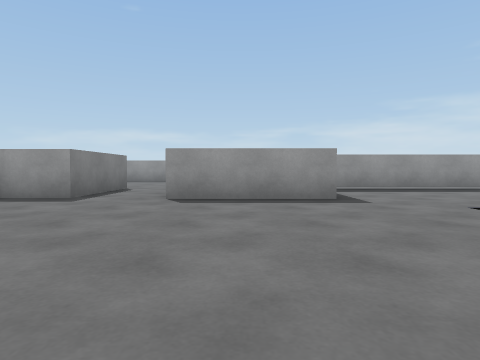
view 1 (above)

24 first-person views from a walk through a 3-D level made in the Unity game engine. The camera is 0.59 m above the floor, tilts 2° down and sees 75° across. The floor is counted in squares, 1 m on a side. Each view is taken from the middle of a square. On the plan, view 1 faces up. The plan holds only what a view shows up to about 9 squares ahead; the rest is blank. The place goes on beyond the plan. The player is left out.

view 2
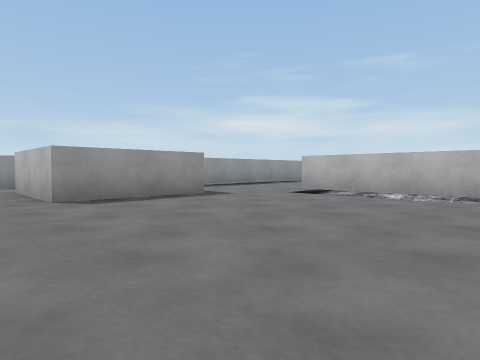

view 3
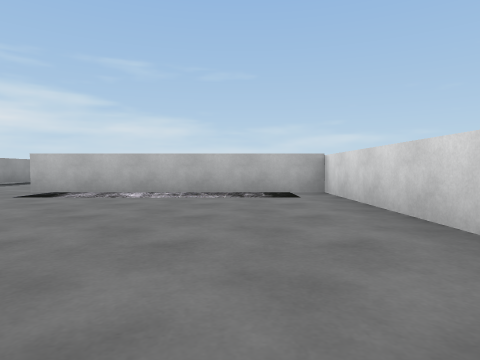

view 4
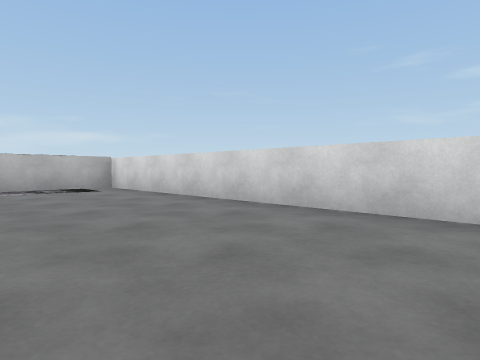

view 5
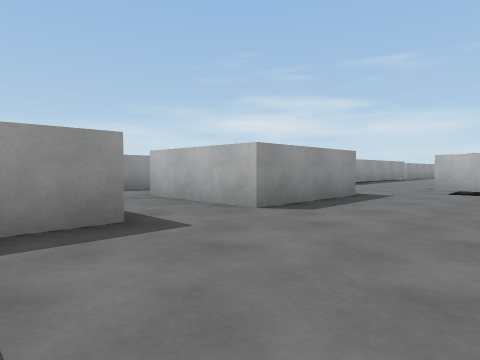

view 6
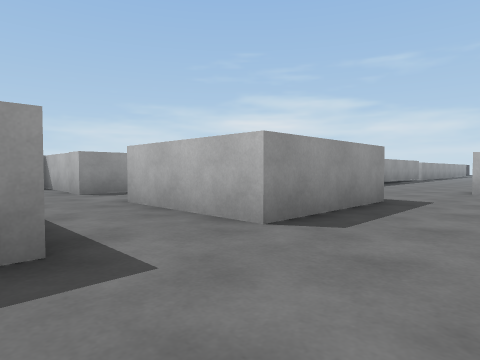

view 7
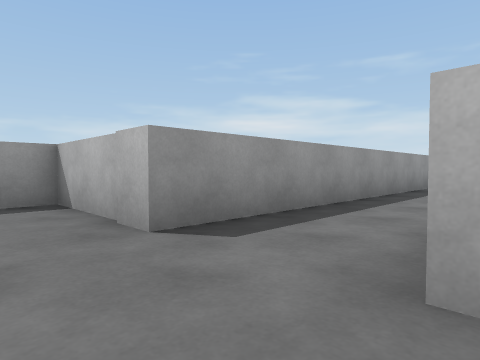

view 8
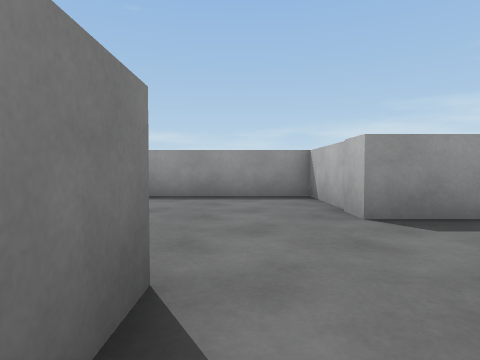

view 9
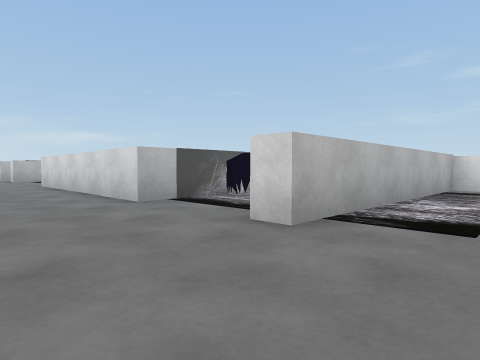

view 10
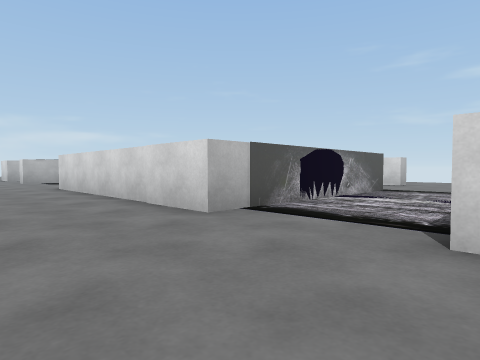

view 11
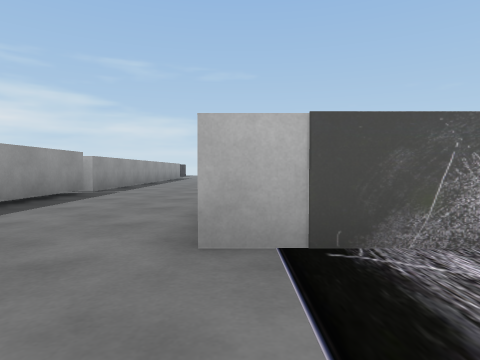

view 12
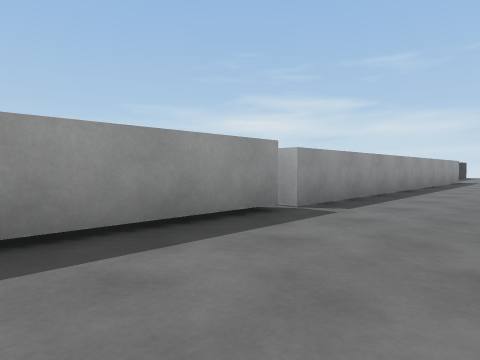

view 13
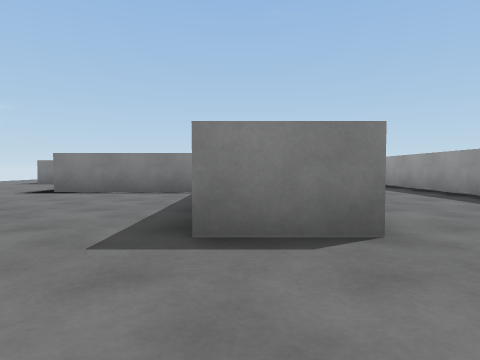

view 14
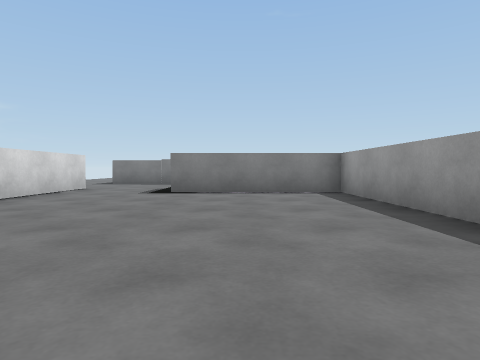

view 15
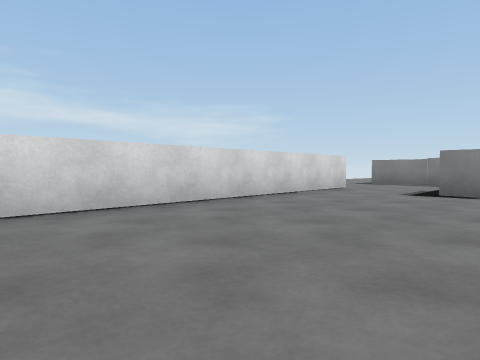

view 16
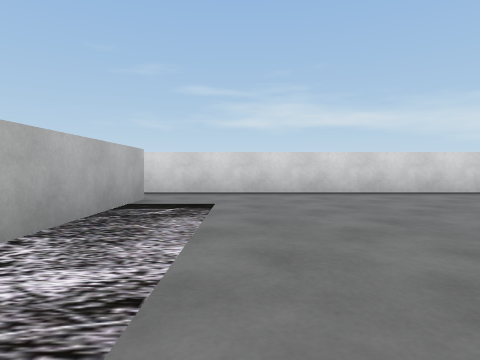

view 17
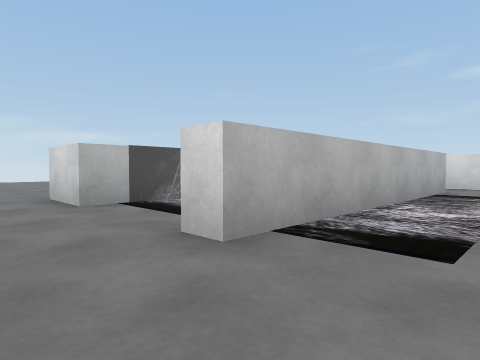

view 18
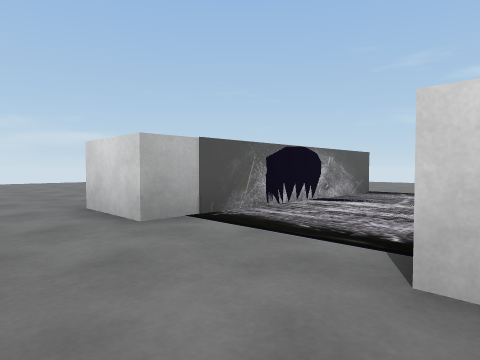

view 19
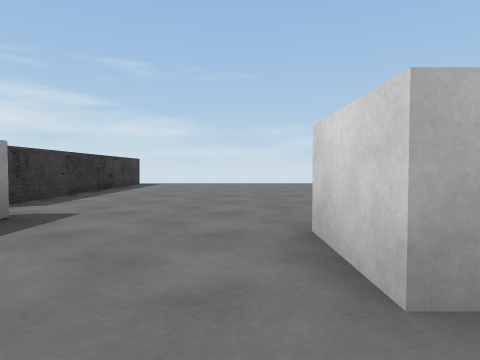

view 20
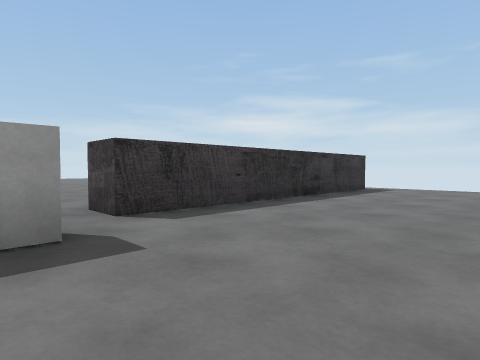

view 21
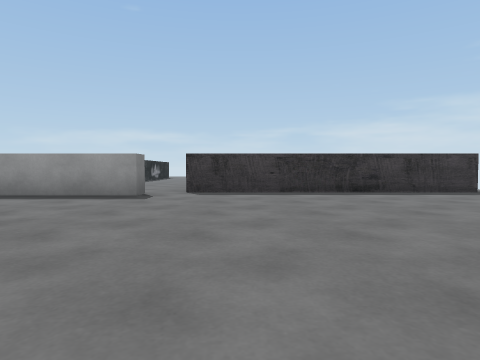

view 22
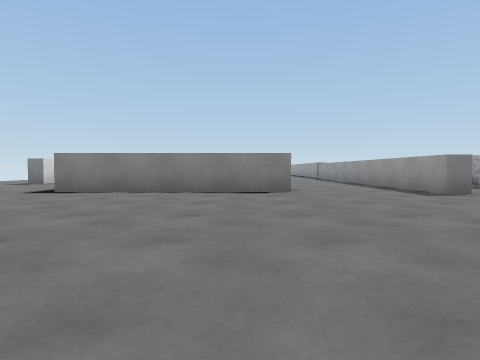

view 23
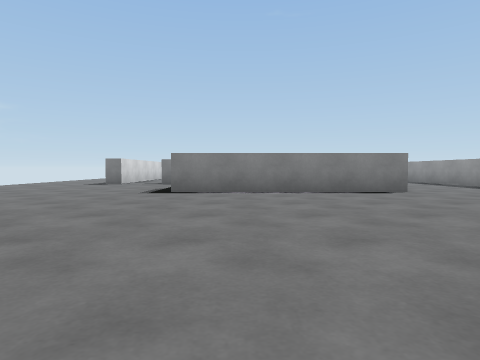

view 24
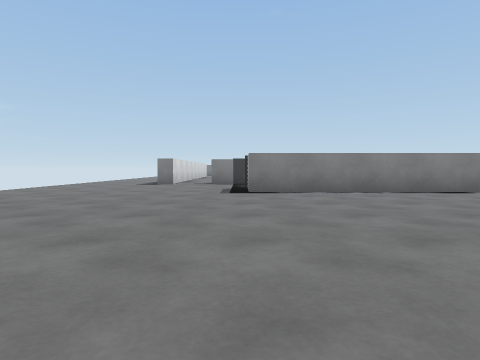

### Floor plan
Key: @ floor where view 1 was taken; # wall or solid block; x gap in a wall; . floor; O other object.
Columns run from 5 left of view 1 to 34 right of it. Each row starts with its distance up from view 1.
 15 #####
 14 ....#
 13  ...#                           .
 12  ...#########                   .
 11  ...........                   .O
 10  ........                     ..OOOOOOOO
  9  #..#   ###########x######  ###.........
  8  #..#   ................... ............
  7 ##..# ##................................
  6 ....###..............................
  5 ..........#...#######....#...##.......
  4 ..........#...#######....#...##........
  3 ..........#...##.........#...##.......
  2 ..........#...##.........#...##.......
  1 ..........#...##.........# ..##........
  0 .....@....# ..##.........# ..##.......
 -1 ..........# ..##.........# ..##........
 -2  ########## .............#  ..........
 -3               ............   ........
 -4               ############   .......
 -5                              .....
 -6                              ....
 -7                              ..

Positions as (right, up) in squares from view 1, and headings:
1: (0, 0), facing up
2: (-3, 0), facing up-right
3: (-3, 0), facing right
4: (-5, 2), facing down-right
5: (-5, 3), facing up-right
6: (-4, 4), facing up-right
7: (-3, 9), facing up-right
8: (-3, 8), facing up
9: (3, 8), facing down-right
10: (5, 8), facing down-right
11: (6, 5), facing right
12: (10, 6), facing up-right
13: (18, 4), facing left
14: (18, 1), facing left
15: (18, 1), facing down-left
16: (18, 4), facing down
17: (18, 7), facing down-right
18: (20, 7), facing down-right
19: (22, 6), facing right
20: (25, 6), facing up-right
21: (28, 2), facing up
22: (33, 4), facing left
23: (33, 1), facing left
24: (33, -1), facing left
